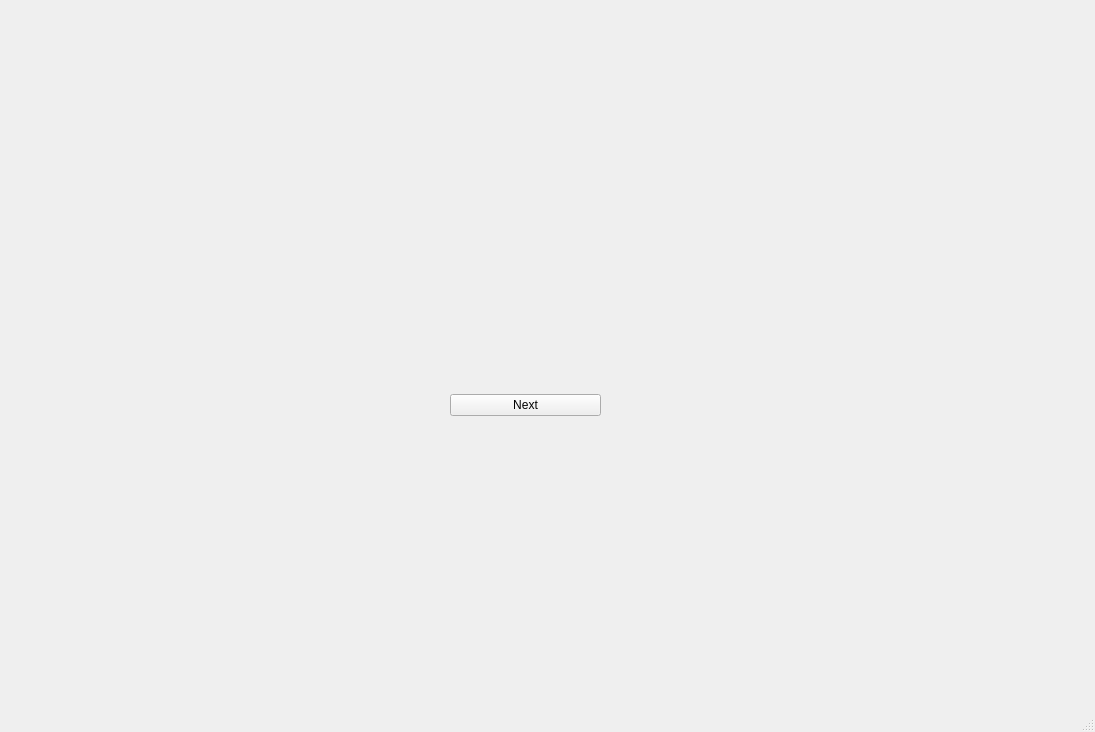
<?xml version="1.0" encoding="UTF-8"?>
<ui version="4.0">
 <class>MainWindow</class>
 <widget class="QMainWindow" name="MainWindow">
  <property name="geometry">
   <rect>
    <x>0</x>
    <y>0</y>
    <width>1095</width>
    <height>732</height>
   </rect>
  </property>
  <property name="windowTitle">
   <string>MainWindow</string>
  </property>
  <widget class="QWidget" name="centralwidget">
   <widget class="QWidget" name="gridLayoutWidget">
    <property name="geometry">
     <rect>
      <x>450</x>
      <y>330</y>
      <width>151</width>
      <height>151</height>
     </rect>
    </property>
    <layout class="QGridLayout" name="gridLayout">
     <item row="0" column="0">
      <widget class="QPushButton" name="pushButton">
       <property name="text">
        <string>Next</string>
       </property>
      </widget>
     </item>
    </layout>
   </widget>
  </widget>
  <widget class="QMenuBar" name="menubar">
   <property name="geometry">
    <rect>
     <x>0</x>
     <y>0</y>
     <width>1095</width>
     <height>22</height>
    </rect>
   </property>
  </widget>
  <widget class="QStatusBar" name="statusbar"/>
 </widget>
 <resources/>
 <connections/>
</ui>
